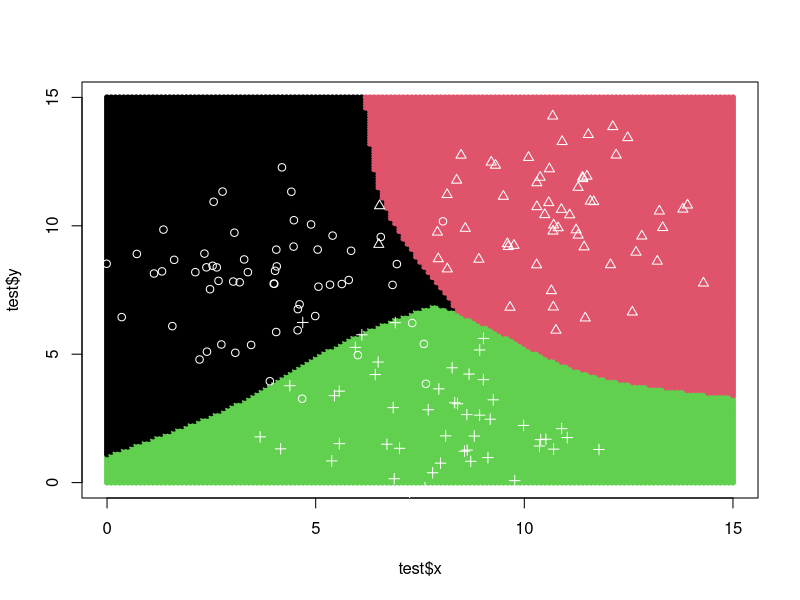

The R script that drew this image:
library(e1071)
library(dplyr)

x1<-rnorm(60,4,2)
y1<-rnorm(60,8,2)
x2<-rnorm(60,8,2)
y2<-rnorm(60,2,2)
x3<-rnorm(60,11,2)
y3<-rnorm(60,11,2)

df1 <- data.frame(x=x1,y=y1,class="16")
df2 <- data.frame(x=x2,y=y2,class="18")
df3 <- data.frame(x=x3,y=y3,class="17")

df <- rbind(df1,df2,df3)
df$class<-factor(df$class)


x <- seq(0,15,by = 0.1)
y <- seq(0,15,by = 0.1)
test<-expand.grid(x=x,y=y)
svm_model <- svm(class~.,data = df,kernel="radial",gamma=1)
pred<-predict(svm_model,test)
plot(test$x,test$y,col=pred,pch=20)
points(df$x,df$y,col="white",pch=as.numeric(df$class))



